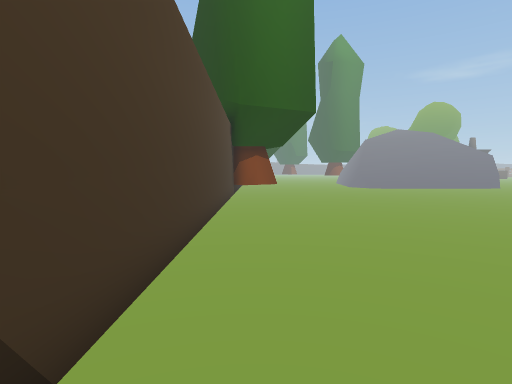
view 1 (above)

17 first-person views from a walk through a Unity game level. The camera is 1.4 m above the floor, tilts 4° down and sees 80° across. The floor is counted in squares, 1 m on a side. Each view is taken from the middle of a square. On the plan, view 1 faces up. The plan holds only what a view shows up to about 14 squares ahead; the rest is blank. The place goes on beyond the plan. The player is left out. Some animated figures are not drawn. Some surface patterns are stand-ins.

view 2
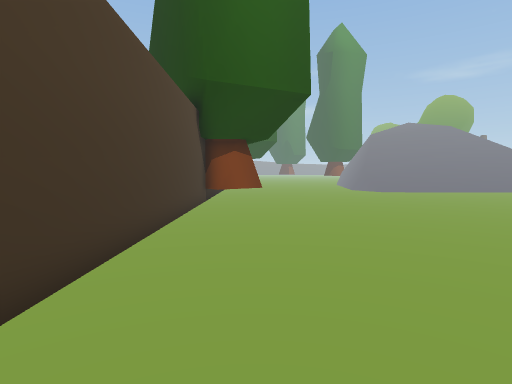

view 3
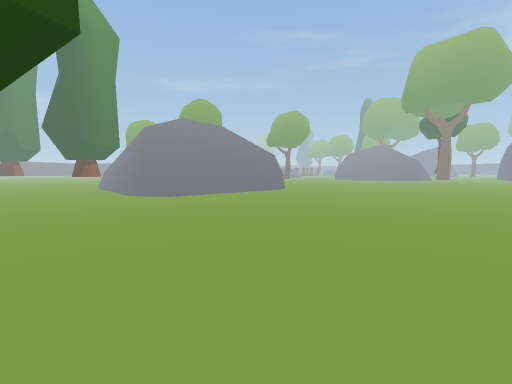

view 4
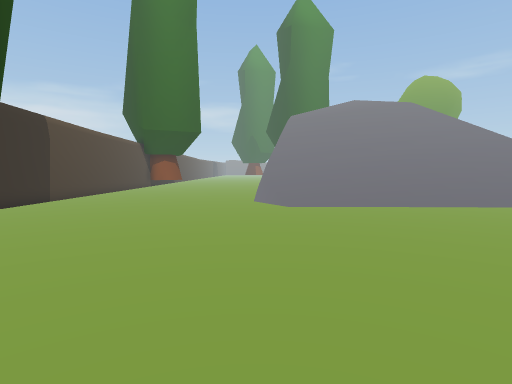

view 5
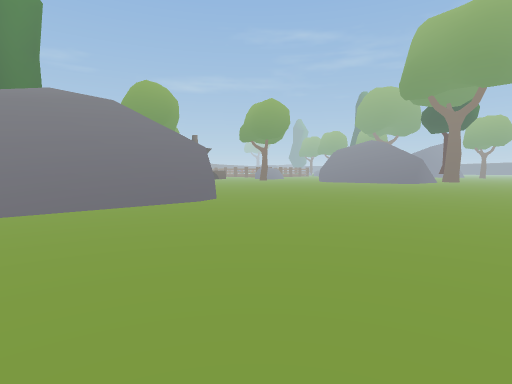

view 6
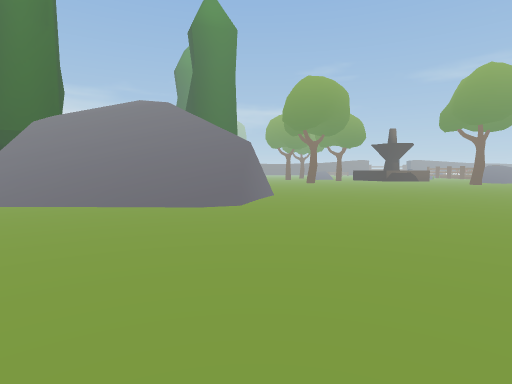

view 7
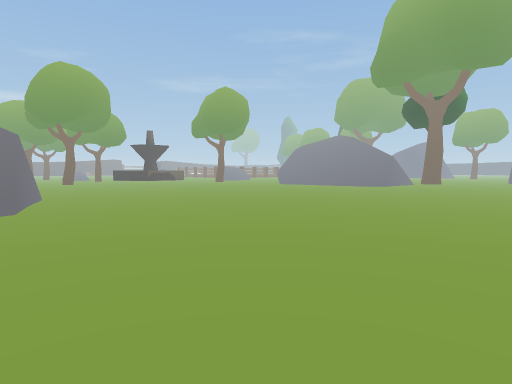

view 8
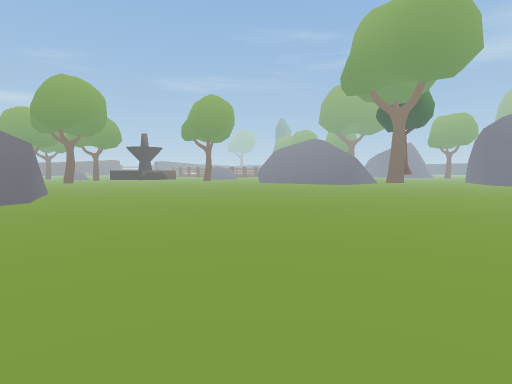

view 9
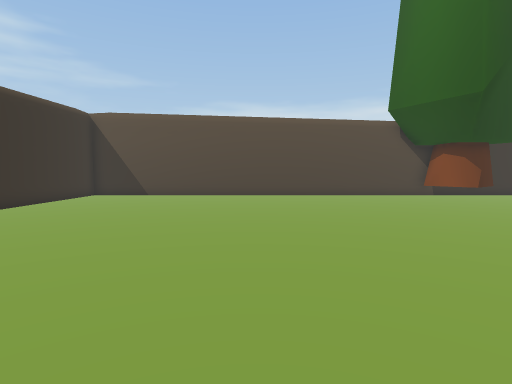

view 10
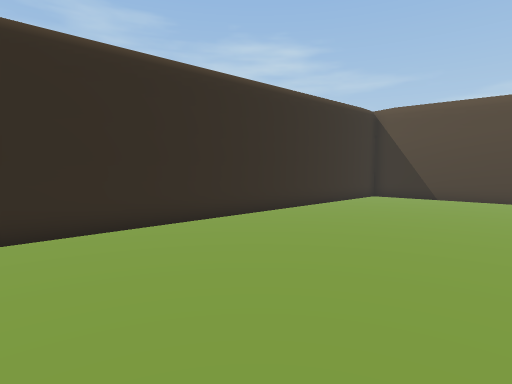

view 11
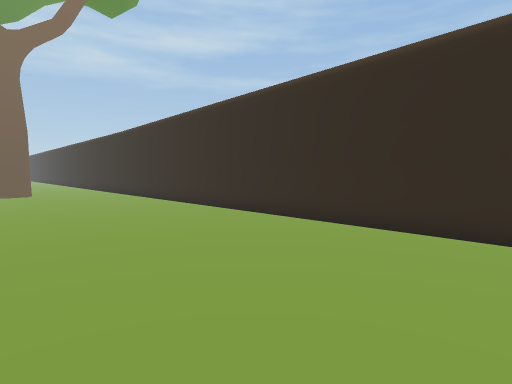

view 12
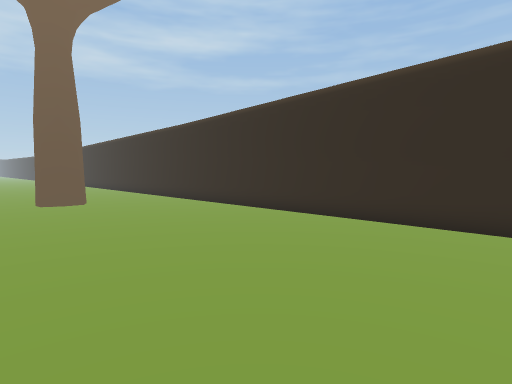

view 13
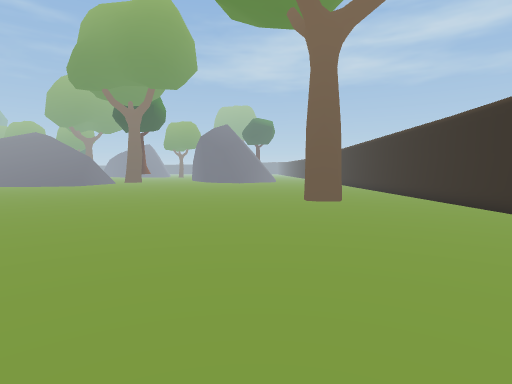

view 14
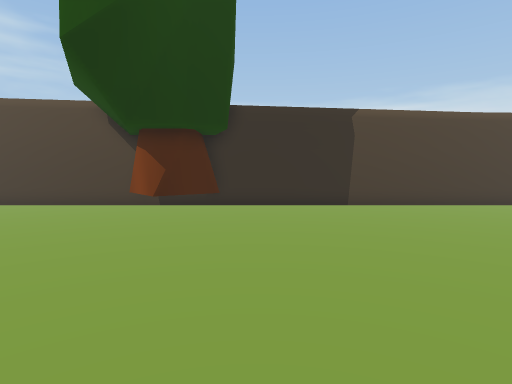

view 15
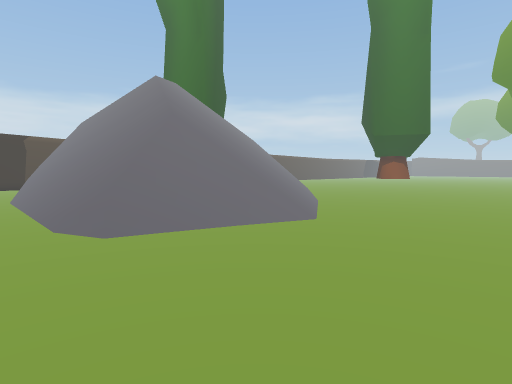

view 16
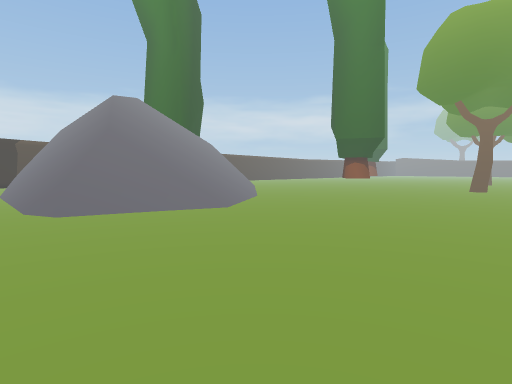

view 17
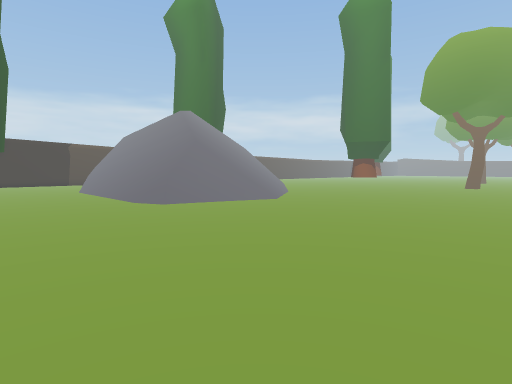

### Floor plan
Key: @ floor where view 1 was taken; # wall or solid block; . floor; / step, stairs or slope; = window, fence, low wall or low ledge; v drop or lower ground; O other object.
Columns run from 1 left of view 1 to 31 right of it. Each row starts with its distance up from view 1.
 30 #...           ///////..........
 29 #....        //////////.........
 28 #.....       /////////=.........
 27 #......      //vv/////..........
 26 #........  vvvvvvvvv/#...........
 25 #........#############...........
 24 #.........=======####............
 23 #................................
 22 #................................
 21 #................................
 20 ##...............................
 19 #.O..............................
 18 ##O..............................
 17 O................................
 16 #................................
 15 #................................
 14 #................................
 13 #................................
 12 #................................
 11 #................................
 10 #................................
  9 #...............   ..............
  8 #............... .. .............
  7 #...............  . .............
  6 #................................
  5 #...............................#
  4 #...............................#
  3 #...............................#
  2 #................................
  1  ................................
  0  @...............................
 -1    ##############################

Positions as (right, up) in squares from view 1, and headings:
1: (0, 0), facing up
2: (1, 4), facing up
3: (1, 9), facing up-right
4: (8, 12), facing up
5: (10, 12), facing up-right
6: (20, 12), facing up
7: (18, 12), facing up-right
8: (17, 8), facing up-right
9: (16, 8), facing left
10: (15, 6), facing down-left
11: (11, 6), facing down-right
12: (17, 7), facing down-right
13: (17, 7), facing right
14: (11, 22), facing left
15: (26, 22), facing up-left
16: (30, 22), facing up-left
17: (31, 18), facing up-left
